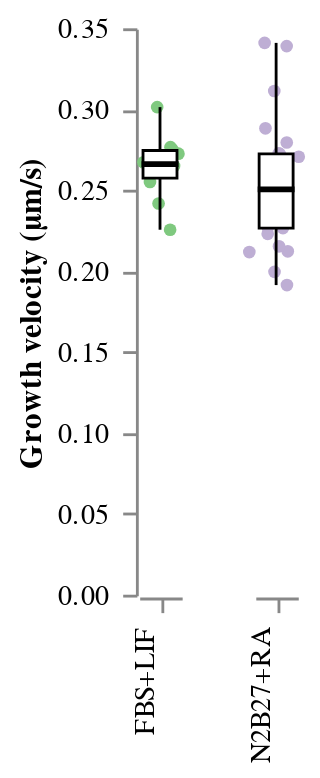

The notebook cell this image was saved under:
### Code cell
STRIP_Velocity = stripbox(
    data = df, 
    x = "Condition", 
    y = "Average_Track_Velocity", 
    y_title = "Growth velocity (µm/s)", 
    colour = "Condition"
)
STRIP_Velocity
